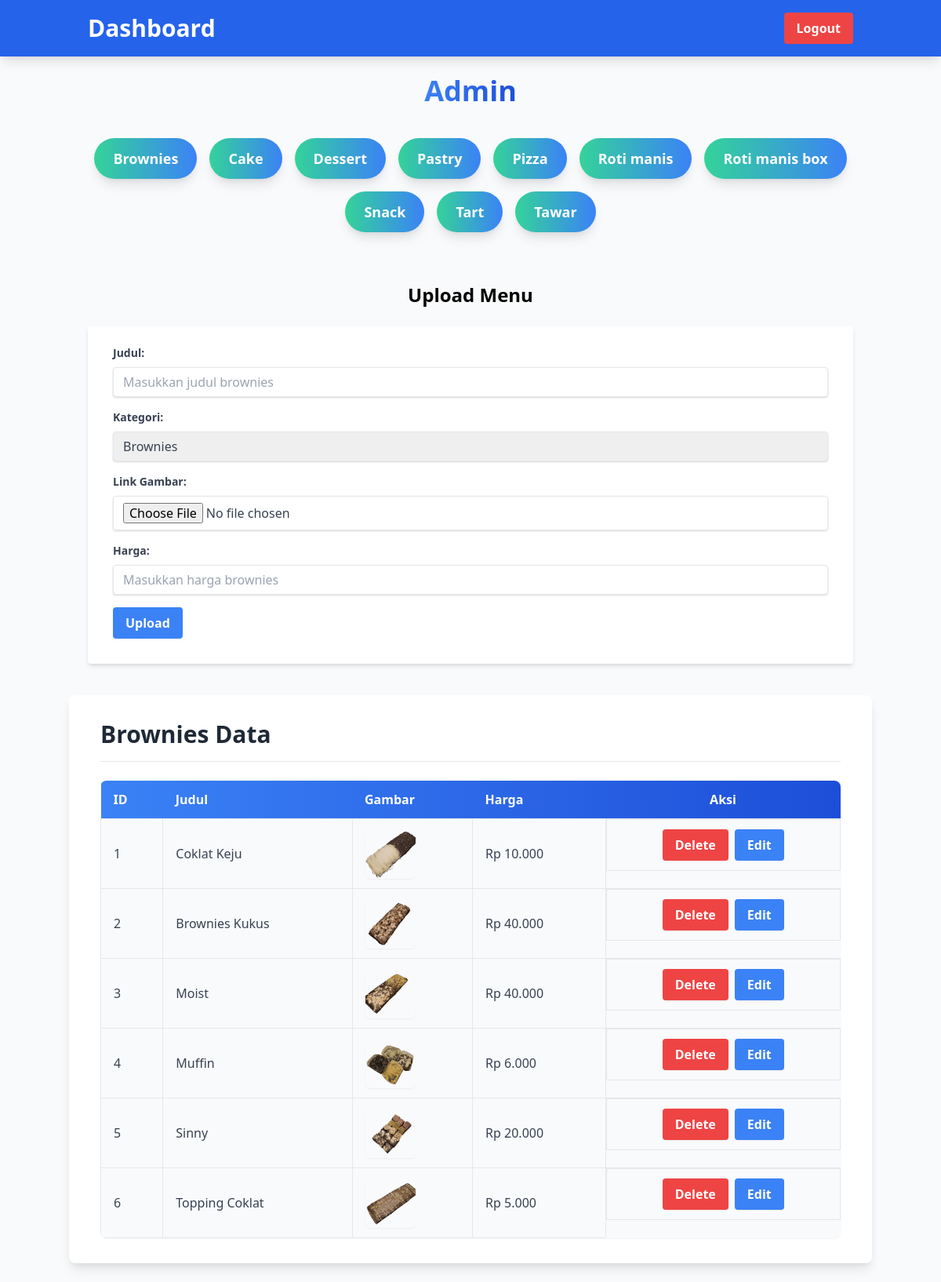
/dashboard.php (signed in), run on the app's committed database.
### tables this page shows
CREATE TABLE `brownies` (
  `id` int(11) NOT NULL,
  `title` varchar(255) NOT NULL,
  `kategori` varchar(50) NOT NULL,
  `price` decimal(10,2) NOT NULL,
  `link` varchar(255) NOT NULL
);

### dashboard.php (the view, shortened to what this page needs)
<?php
include 'db_valesca.php';
$valid_categories = [
    'brownies' => 'brownies',
    'cake' => 'cake',
    'dessert' => 'dessert',
    'pastry' => 'pastry',
    'pizza' => 'pizza',
    'roti manis' => 'rotimanis',
    'roti manis box' => 'rotimanisbox',
    'snack' => 'snack',
    'tart' => 'tart',
    'tawar' => 'tawar',
];
$kategori = $_GET['kategori'] ?? 'brownies';
$query = "SELECT * FROM {$valid_categories[$kategori]}";
$result = $conn->query($query);
?>
<!DOCTYPE html>
<html lang="id">
<head>
    <link href="https://cdn.jsdelivr.net/npm/tailwindcss@2.2.19/dist/tailwind.min.css" rel="stylesheet">
</head>
<header class="bg-blue-600 py-4 shadow-lg">
    <div class="container mx-auto flex justify-between items-center px-6">
        <h1 class="text-3xl font-bold text-white">Dashboard</h1>
        <a href="?logout=true"
           class="bg-red-500 hover:bg-red-700 text-white font-bold py-2 px-4 rounded transition duration-300">
            Logout
        </a>
    </div>
    </header>
<body class="bg-gray-50">
        <div class="container mx-auto py-6">
    <h1 class="text-4xl font-extrabold text-center text-gray-800 mb-10">
        <span class="bg-gradient-to-r from-blue-500 to-blue-700 text-transparent bg-clip-text">Admin</span>
    </h1>
    <div class="flex flex-wrap justify-center gap-4 mb-10">
        <?php foreach ($valid_categories as $key => $table): ?>
            <a href="?kategori=<?= $key ?>"
               class="bg-gradient-to-r from-green-400 to-blue-500 text-white text-lg font-semibold py-3 px-6 rounded-full shadow-lg hover:shadow-xl transition duration-300 hover:scale-105">
                <?= ucfirst($key) ?>
            </a>
        <?php endforeach; ?>
    </div>
        <div class="container mx-auto p-6">
        <h2 class="text-2xl font-bold text-center mb-6">Upload Menu </h2>
        <form action="dashboard.php" method="post" class="bg-white shadow-md rounded px-8 pt-6 pb-8 mb-4">
            <div class="mb-4">
                <label for="title" class="block text-gray-700 text-sm font-bold mb-2">Judul:</label>
                <input type="text" id="title" name="title" required class="shadow appearance-none border rounded w-full py-2 px-3 text-gray-700 leading-tight focus:outline-none focus:shadow-outline" placeholder="Masukkan judul brownies">
            </div>
            <div class="mb-4">
                <label for="kategori" class="block text-gray-700 text-sm font-bold mb-2">Kategori:</label>
                <select id="kategori" name="kategori" required class="shadow appearance-none border rounded w-full py-2 px-3 text-gray-700 leading-tight focus:outline-none focus:shadow-outline">
                    <option value="brownies">Brownies</option>
                </select>
            </div>
            <div class="mb-4">
                <label for="link" class="block text-gray-700 text-sm font-bold mb-2">Link Gambar:</label>
                <input type="file" id="link" name="link" required class="shadow appearance-none border rounded w-full py-2 px-3 text-gray-700 leading-tight focus:outline-none focus:shadow-outline" placeholder="Masukkan link gambar brownies">
            </div>
            <div class="mb-4">
                <label for="price" class="block text-gray-700 text-sm font-bold mb-2">Harga:</label>
                <input type="number" id="price" name="price" required class="shadow appearance-none border rounded w-full py-2 px-3 text-gray-700 leading-tight focus:outline-none focus:shadow-outline" placeholder="Masukkan harga brownies">
            </div>
            <div class="flex items-center justify-between">
                <input type="submit" value="Upload" class="bg-blue-500 hover:bg-blue-700 text-white font-bold py-2 px-4 rounded focus:outline-none focus:shadow-outline">
            </div>
        </form>
    </div>
        <div class="bg-white shadow-lg rounded-lg px-10 py-8">
    <h2 class="text-3xl font-bold mb-6 text-gray-800 border-b pb-4"><?= ucfirst($kategori) ?> Data</h2>
    <table class="w-full border-collapse bg-gray-50 overflow-hidden rounded-lg shadow-sm">
        <thead class="bg-gradient-to-r from-blue-500 to-blue-700 text-white">
            <tr>
                <th class="px-4 py-3 text-left font-semibold">ID</th>
                <th class="px-4 py-3 text-left font-semibold">Judul</th>
                <th class="px-4 py-3 text-left font-semibold">Gambar</th>
                <th class="px-4 py-3 text-left font-semibold">Harga</th>
                <th class="px-4 py-3 text-center font-semibold">Aksi</th>
            </tr>
        </thead>
        <tbody>
            <?php while ($row = $result->fetch_assoc()): ?>
            <tr class="border-t hover:bg-gray-100 transition duration-200">
                <td class="border px-4 py-3 text-gray-700"><?= $row['id'] ?></td>
                <td class="border px-4 py-3 text-gray-700"><?= $row['title'] ?></td>
                <td class="border px-4 py-3">
                    <img src="<?= $row['link'] ?>" alt="<?= $row['title'] ?>" class="h-16 w-16 object-cover rounded-md shadow-sm">
                </td>
                <td class="border px-4 py-3 text-gray-700">Rp <?= number_format($row['price'], 0, ',', '.') ?></td>
                <td class="border px-4 py-3 text-center flex justify-center gap-2">
                    <a href="?kategori=<?= $kategori ?>&delete_id=<?= $row['id'] ?>"
                       class="bg-red-500 hover:bg-red-700 text-white font-bold py-2 px-4 rounded shadow-sm transition duration-300"
                       onclick="return confirm('Yakin ingin menghapus data ini?')">Delete</a>
                    <a href="?kategori=<?= $kategori ?>&edit_id=<?= $row['id'] ?>"
                       class="bg-blue-500 hover:bg-blue-700 text-white font-bold py-2 px-4 rounded shadow-sm transition duration-300">Edit</a>
                </td>
            </tr>
            <?php endwhile; ?>
        </tbody>
    </table>
</div>
</body>
</html>

### data on the page
brownies: id "1", title "Coklat Keju", link (picture), price "10.000"
brownies: id "2", title "Brownies Kukus", link (picture), price "40.000"
brownies: id "3", title "Moist", link (picture), price "40.000"
brownies: id "4", title "Muffin", link (picture), price "6.000"
brownies: id "5", title "Sinny", link (picture), price "20.000"
brownies: id "6", title "Topping Coklat", link (picture), price "5.000"

### other printed values
$key "Brownies"
$key "Cake"
$key "Dessert"
$key "Pastry"
$key "Pizza"
$key "Roti manis"
$key "Roti manis box"
$key "Snack"
$key "Tart"
$key "Tawar"
$kategori "Brownies"
